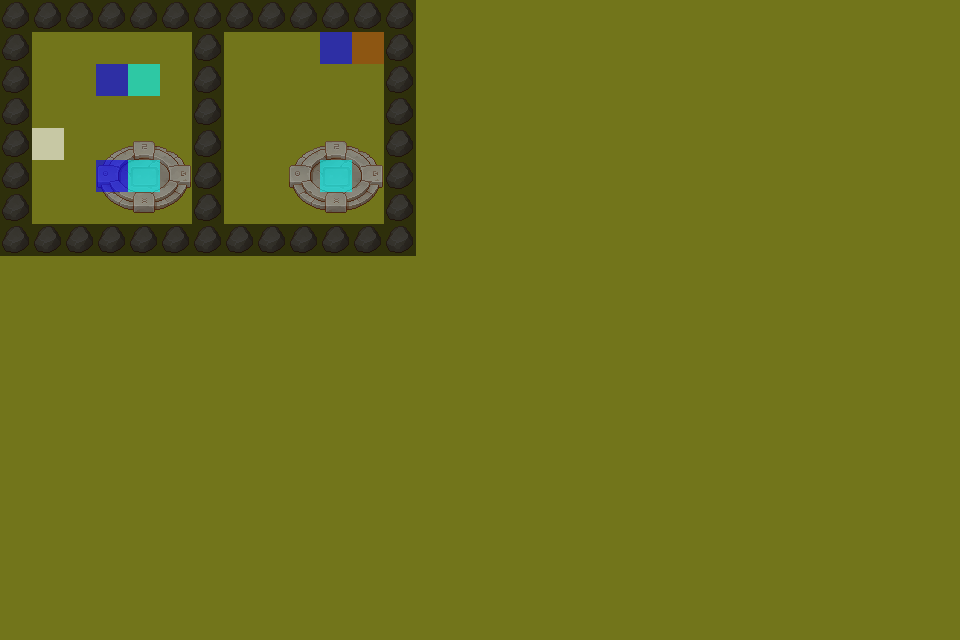

Tiled map render using the project's own tile images. Description and the map definition, with tile-layer contents summarised, below:
An orthogonal 30x20 tile map with 32x32 px tiles, 9 tile layers (Grass, Props, Plant, TeleportGate, ...), 7 tilesets.

<map version="1.4" tiledversion="1.4.3" orientation="orthogonal" renderorder="right-down" width="30" height="20" tilewidth="32" tileheight="32" infinite="0" nextlayerid="24" nextobjectid="1">
 <editorsettings>
  <export target="stage/1/Stage1.csv" format="csv" />
 </editorsettings>
 <tileset firstgid="1" source="tsx/TX Tileset Grass.tsx" />
 <tileset firstgid="65" source="tsx/TX Props.tsx" />
 <tileset firstgid="321" source="tsx/Flag.tsx" />
 <tileset firstgid="327" source="tsx/TX Tileset Wall.tsx" />
 <tileset firstgid="583" source="tsx/TX Plant.tsx" />
 <tileset firstgid="839" source="tsx/TX Shadow.tsx" />
 <tileset firstgid="1095" source="tsx/EventFlag.tsx" />
 <layer id="14" name="Grass" width="30" height="20">
  <data>[600 cells, 600 non-empty, 1 distinct tile ids]</data>
 </layer>
 <layer id="15" name="Props" width="30" height="20">
  <data>[600 cells, 62 non-empty, 10 distinct tile ids]</data>
 </layer>
 <layer id="18" name="Plant" width="30" height="20">
  <data>[600 cells, 0 non-empty, 0 distinct tile ids]</data>
 </layer>
 <layer id="22" name="TeleportGate" width="30" height="20">
  <data>[600 cells, 2 non-empty, 1 distinct tile ids]</data>
 </layer>
 <layer id="21" name="Key" width="30" height="20">
  <data>[600 cells, 1 non-empty, 1 distinct tile ids]</data>
 </layer>
 <layer id="16" name="Player" width="30" height="20">
  <data>[600 cells, 1 non-empty, 1 distinct tile ids]</data>
 </layer>
 <layer id="17" name="Box" width="30" height="20">
  <data>[600 cells, 3 non-empty, 1 distinct tile ids]</data>
 </layer>
 <layer id="19" name="Goal" width="30" height="20">
  <data>[600 cells, 1 non-empty, 1 distinct tile ids]</data>
 </layer>
 <layer id="20" name="Barrier" width="30" height="20">
  <data>[600 cells, 44 non-empty, 1 distinct tile ids]</data>
 </layer>
</map>
